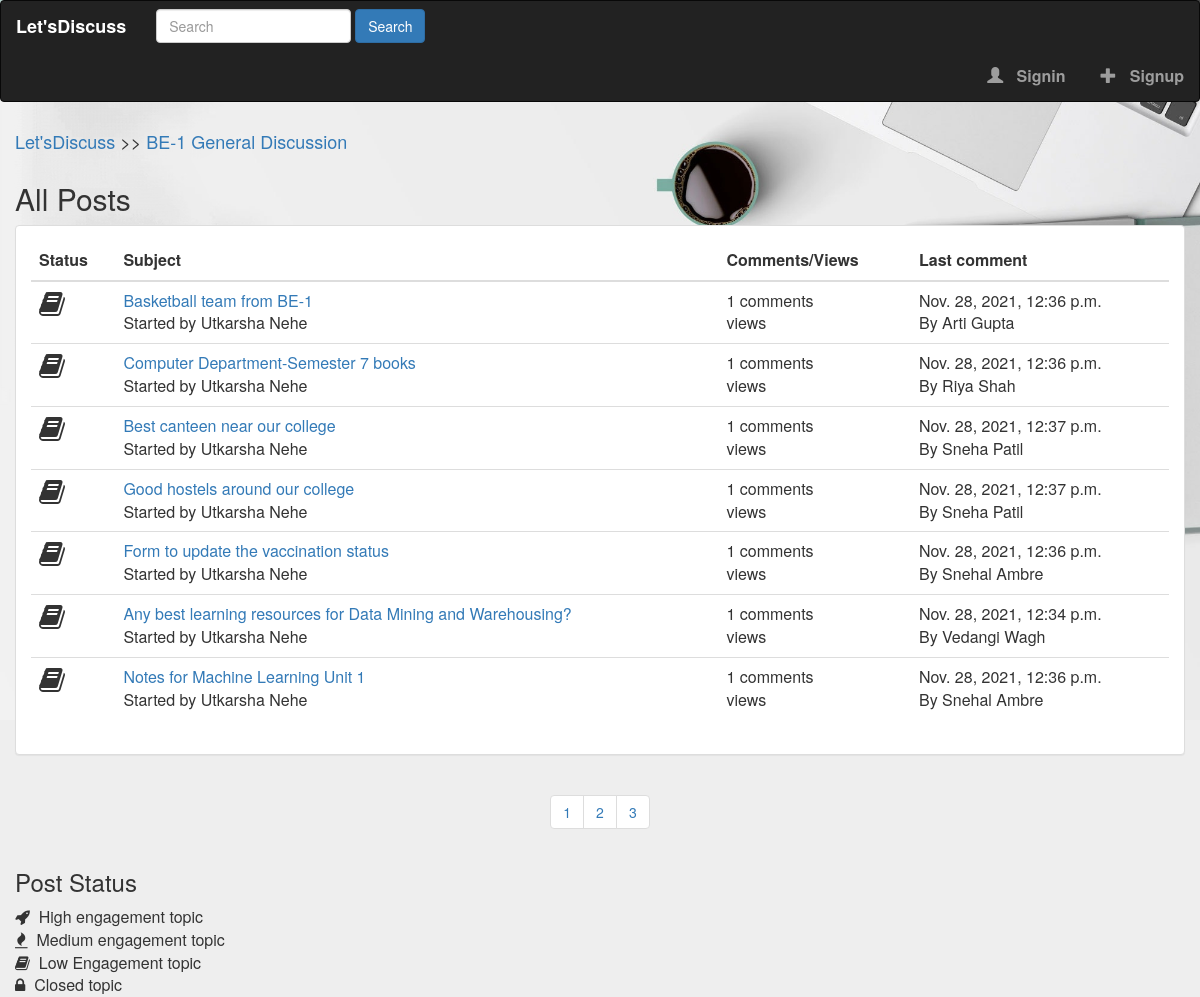
Page /posts/be-1-general-discussion/?page=2 on the committed database.
### online_forum/models.py (models this page shows, shortened)
class Category(models.Model):
    title = models.CharField(max_length=100)
    slug = models.SlugField(max_length=200, unique=True, blank=True)
    description = models.TextField(default="Description")
    class Meta:
        verbose_name_plural = "Categories"
    def get_url(self):
        return reverse("posts", kwargs={
            'slug': self.slug
        })

class Post(models.Model):
    title = models.CharField(max_length=1000)
    slug = models.SlugField(max_length=1500, unique=True, blank=True)
    author = models.ForeignKey(Author, on_delete=models.CASCADE)
    content = HTMLField()
    categories = models.ManyToManyField(Category)
    timestamp = models.DateTimeField(auto_now_add=True)
    approved = models.BooleanField(default=False)
    hit_count_generic = GenericRelation(HitCount, object_id_field='object_pk',
                                        related_query_name='hit_count_generic_relation')
    tags = TaggableManager()
    comments = models.ManyToManyField(Comment, blank=True)
    closed = models.BooleanField(default=False)
    state = models.CharField(max_length=40, default='zero')
    def get_url(self):
        return reverse("post-detail", kwargs={
            'slug': self.slug
        })
    @property
    def number_of_comments(self):
        return self.comments.count()
    @property
    def last_comment(self):
        return self.comments.latest('timestamp')

class Author(models.Model):
    user = models.ForeignKey(User, on_delete=models.CASCADE)
    full_name = models.CharField(max_length=255, blank=True)
    slug = models.SlugField(max_length=512, unique=True, blank=True)
    bio = HTMLField()
    points = models.IntegerField(default=0)
    profile_pic = ResizedImageField(size=[50, 80], quality=100, upload_to='authors', default=None, blank=False)

class Comment(models.Model):
    user = models.ForeignKey(Author, on_delete=models.CASCADE)
    content = models.TextField()
    timestamp = models.DateTimeField(auto_now_add=True)
    replies = models.ManyToManyField(Reply, blank=True)

### online_forum/views.py (the view)
# urls.py: path('posts/<slug>/', views.show_posts, name='posts'),
def show_posts(request, slug):
    category = get_object_or_404(Category, slug=slug)
    posts = Post.objects.filter(approved=True, categories=category)
    paginator = Paginator(posts, 7)
    page = request.GET.get("page")
    try:
        posts = paginator.page(page)
    except PageNotAnInteger:
        posts = paginator.page(1)
    except EmptyPage:
        posts = paginator.page(paginator.num_pages)
    context = {
        'posts': posts,
        'forum': category,
        'title': category.title + ' Posts',
    }
    return render(request, 'posts.html', context)

### online_forum/context_processors.py (called while the page is built, shortened)
def search(request):
    search_context = {}
    posts = Post.objects.all()
    return search_context

### templates/posts.html
{% extends 'base.html' %}
{% load hitcount_tags %}
{% block content %}
    <div class="container">
        <div class="row">
            <div class="forum-navigation">
            <span>
                <h4>
                    <a href="{% url 'index' %}">Let'sDiscuss</a> >>
                    <a href="{{ forum.get_url }}">{{ forum.title }}</a>
                </h4>
            </span>
            </div>
        </div>
        <div class="row">
            {% if posts %}
                <h2>All Posts</h2>
                <div class="panel panel-default">
                    <div class="panel-body">
                        <table class="table">
                            <thead>
                                <tr>
                                    <th>Status</th>
                                    <th>Subject</th>
                                    <th>Comments/Views</th>
                                    <th>Last comment</th>
                                </tr>
                            </thead>
                            <tbody>
                                {% for post in posts %}
                                    <tr>
                                        <td class="status-icon">
                                           {% if post.closed == True %}
                                                <div class="status-icon"><i class="fa fa-lock"></i></div>
                                            {% elif post.number_of_comments <= 5 %}
                                                <div class="status-icon"><i class="fa fa-book"></i></div>
                                            {% elif post.number_of_comments <= 10 %}
                                                <div class="status-icon"><i class="fa fa-fire"></i></div>
                                            {% else %}
                                                <div class="status-icon"><i class="fa fa-rocket"></i></div>
                                            {% endif %}
                                        </td>
                                        <td>
                                            <a href="{{ post.get_url }}">{{ post.title }}<br></a>
                                            Started by {{ post.author.full_name|title }}
                                        </td>
                                        <td>
                                            {{ post.number_of_comments }} comments <br/> {% get_hit_count for post %} views
                                        </td>
                                        <td>
                                            {% if post.number_of_comments > 0 %}
                                                {{ post.last_comment.timestamp }}
                                                <br/>
                                                By {{ post.last_comment.user.full_name|title }}
                                            {% else %}
                                                <p>None</p>
                                            {% endif %}
                                        </td>
                                    </tr>
                                {% endfor %}
                            </tbody>
                        </table>
                    </div>
                </div>
            {% else %}
                <h2>No posts found</h2>
            {% endif %}
        </div>
        <div class="row">
            <center>
            <nav>
                <ul class="pagination">
                    {% for num_page in posts.paginator.page_range %}
                        <li class="page-item">
                            <a class="page-link" href="?page={{ num_page }}">{{ num_page }}</a>
                        </li>
                    {% endfor %}
                </ul>
            </nav>
        </center>
        </div>
        <div class="row" style="font-size: 16px;">
            <h3>Post Status</h3>
            <span>
                <i class="fa fa-rocket"></i> &nbsp;High engagement topic
            </span>
            <br/>
            <span>
                <i class="fa fa-fire"></i> &nbsp;Medium engagement topic
            </span>
            <br/>
            <span>
                <i class="fa fa-book"></i> &nbsp;Low Engagement topic
            </span>
            <br/>
            <span>
                <i class="fa fa-lock"></i> &nbsp;Closed topic
            </span>
            <br/>
        </div>
    </div>
{% endblock content %}

### static/style.css (style rules this page uses)
body { background: white url('images/bg6.jpg'); background-size: 100%; background-repeat:no-repeat; }
* { margin: 0; padding: 0; -webkit-box-sizing: border-box; -moz-box-sizing: border-box; box-sizing: border-box; }
ul { list-style-type: none; }
.status-icon { font-size: 28px; }

### rows in the picture
Category: title "BE-1 General Discussion"
Post: closed False (drawn), title "Basketball team from BE-1", author.full_name "Utkarsha Nehe", number_of_comments "1", last_comment.timestamp "Nov. 28, 2021, 12:36 p.m.", last_comment.user.full_name "Arti Gupta"
Post: closed False (drawn), title "Computer Department-Semester 7 books", author.full_name "Utkarsha Nehe", number_of_comments "1", last_comment.timestamp "Nov. 28, 2021, 12:36 p.m.", last_comment.user.full_name "Riya Shah"
Post: closed False (drawn), title "Best canteen near our college", author.full_name "Utkarsha Nehe", number_of_comments "1", last_comment.timestamp "Nov. 28, 2021, 12:37 p.m.", last_comment.user.full_name "Sneha Patil"
Post: closed False (drawn), title "Good hostels around our college", author.full_name "Utkarsha Nehe", number_of_comments "1", last_comment.timestamp "Nov. 28, 2021, 12:37 p.m.", last_comment.user.full_name "Sneha Patil"
Post: closed False (drawn), title "Form to update the vaccination status", author.full_name "Utkarsha Nehe", number_of_comments "1", last_comment.timestamp "Nov. 28, 2021, 12:36 p.m.", last_comment.user.full_name "Snehal Ambre"
Post: closed False (drawn), title "Any best learning resources for Data Mining and Warehousing?", author.full_name "Utkarsha Nehe", number_of_comments "1", last_comment.timestamp "Nov. 28, 2021, 12:34 p.m.", last_comment.user.full_name "Vedangi Wagh"
Post: closed False (drawn), title "Notes for Machine Learning Unit 1", author.full_name "Utkarsha Nehe", number_of_comments "1", last_comment.timestamp "Nov. 28, 2021, 12:36 p.m.", last_comment.user.full_name "Snehal Ambre"

### other values in the picture
{{ num_page }} "1" "2" "3"
